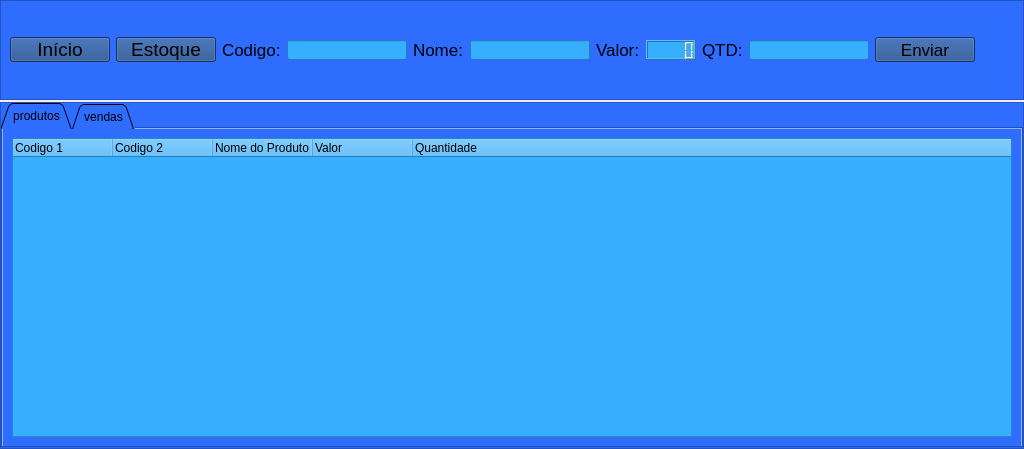
<?xml version="1.0" encoding="UTF-8"?>
<ui version="4.0">
 <class>MainWindow</class>
 <widget class="QMainWindow" name="MainWindow">
  <property name="geometry">
   <rect>
    <x>0</x>
    <y>0</y>
    <width>1024</width>
    <height>449</height>
   </rect>
  </property>
  <property name="windowTitle">
   <string>MainWindow</string>
  </property>
  <widget class="QWidget" name="centralwidget">
   <layout class="QVBoxLayout" name="verticalLayout">
    <property name="spacing">
     <number>2</number>
    </property>
    <property name="leftMargin">
     <number>0</number>
    </property>
    <property name="topMargin">
     <number>0</number>
    </property>
    <property name="rightMargin">
     <number>0</number>
    </property>
    <property name="bottomMargin">
     <number>0</number>
    </property>
    <item>
     <widget class="QFrame" name="frame_3">
      <property name="minimumSize">
       <size>
        <width>0</width>
        <height>100</height>
       </size>
      </property>
      <property name="maximumSize">
       <size>
        <width>16777215</width>
        <height>100</height>
       </size>
      </property>
      <property name="styleSheet">
       <string notr="true">background-color: rgb(46, 109, 255); </string>
      </property>
      <property name="frameShape">
       <enum>QFrame::StyledPanel</enum>
      </property>
      <property name="frameShadow">
       <enum>QFrame::Raised</enum>
      </property>
      <layout class="QHBoxLayout" name="horizontalLayout">
       <property name="topMargin">
        <number>20</number>
       </property>
       <property name="bottomMargin">
        <number>20</number>
       </property>
       <item>
        <widget class="QPushButton" name="butto_inicio">
         <property name="minimumSize">
          <size>
           <width>100</width>
           <height>20</height>
          </size>
         </property>
         <property name="maximumSize">
          <size>
           <width>100</width>
           <height>25</height>
          </size>
         </property>
         <property name="font">
          <font>
           <pointsize>14</pointsize>
          </font>
         </property>
         <property name="styleSheet">
          <string notr="true">background-color: rgb(27, 70, 135);</string>
         </property>
         <property name="text">
          <string>Início</string>
         </property>
        </widget>
       </item>
       <item>
        <widget class="QPushButton" name="button_estoque">
         <property name="minimumSize">
          <size>
           <width>100</width>
           <height>20</height>
          </size>
         </property>
         <property name="maximumSize">
          <size>
           <width>100</width>
           <height>25</height>
          </size>
         </property>
         <property name="font">
          <font>
           <pointsize>14</pointsize>
          </font>
         </property>
         <property name="styleSheet">
          <string notr="true">background-color: rgb(27, 70, 135);</string>
         </property>
         <property name="text">
          <string>Estoque</string>
         </property>
        </widget>
       </item>
       <item>
        <widget class="QLabel" name="label">
         <property name="maximumSize">
          <size>
           <width>16777214</width>
           <height>16777215</height>
          </size>
         </property>
         <property name="font">
          <font>
           <pointsize>13</pointsize>
          </font>
         </property>
         <property name="text">
          <string>Codigo:</string>
         </property>
        </widget>
       </item>
       <item>
        <widget class="QLineEdit" name="lineEdit">
         <property name="minimumSize">
          <size>
           <width>120</width>
           <height>20</height>
          </size>
         </property>
         <property name="maximumSize">
          <size>
           <width>120</width>
           <height>20</height>
          </size>
         </property>
         <property name="styleSheet">
          <string notr="true">background-color: rgb(55, 175, 255);</string>
         </property>
        </widget>
       </item>
       <item>
        <widget class="QLabel" name="label_2">
         <property name="font">
          <font>
           <pointsize>13</pointsize>
          </font>
         </property>
         <property name="text">
          <string>Nome:</string>
         </property>
        </widget>
       </item>
       <item>
        <widget class="QLineEdit" name="lineEdit_2">
         <property name="minimumSize">
          <size>
           <width>120</width>
           <height>20</height>
          </size>
         </property>
         <property name="maximumSize">
          <size>
           <width>120</width>
           <height>20</height>
          </size>
         </property>
         <property name="styleSheet">
          <string notr="true">background-color: rgb(55, 175, 255);</string>
         </property>
        </widget>
       </item>
       <item>
        <widget class="QLabel" name="label_3">
         <property name="font">
          <font>
           <pointsize>13</pointsize>
          </font>
         </property>
         <property name="text">
          <string>Valor:</string>
         </property>
        </widget>
       </item>
       <item>
        <widget class="QLCDNumber" name="lcdNumber">
         <property name="minimumSize">
          <size>
           <width>50</width>
           <height>20</height>
          </size>
         </property>
         <property name="maximumSize">
          <size>
           <width>50</width>
           <height>20</height>
          </size>
         </property>
         <property name="styleSheet">
          <string notr="true">background-color: rgb(55, 175, 255);</string>
         </property>
        </widget>
       </item>
       <item>
        <widget class="QLabel" name="label_4">
         <property name="font">
          <font>
           <pointsize>13</pointsize>
          </font>
         </property>
         <property name="text">
          <string>QTD:</string>
         </property>
        </widget>
       </item>
       <item>
        <widget class="QLineEdit" name="lineEdit_3">
         <property name="minimumSize">
          <size>
           <width>120</width>
           <height>20</height>
          </size>
         </property>
         <property name="maximumSize">
          <size>
           <width>120</width>
           <height>20</height>
          </size>
         </property>
         <property name="styleSheet">
          <string notr="true">background-color: rgb(55, 175, 255);</string>
         </property>
        </widget>
       </item>
       <item>
        <widget class="QPushButton" name="pushButton">
         <property name="minimumSize">
          <size>
           <width>100</width>
           <height>20</height>
          </size>
         </property>
         <property name="maximumSize">
          <size>
           <width>100</width>
           <height>25</height>
          </size>
         </property>
         <property name="font">
          <font>
           <pointsize>13</pointsize>
          </font>
         </property>
         <property name="styleSheet">
          <string notr="true">background-color: rgb(27, 70, 135);</string>
         </property>
         <property name="text">
          <string>Enviar</string>
         </property>
        </widget>
       </item>
       <item>
        <spacer name="horizontalSpacer">
         <property name="orientation">
          <enum>Qt::Horizontal</enum>
         </property>
         <property name="sizeHint" stdset="0">
          <size>
           <width>40</width>
           <height>20</height>
          </size>
         </property>
        </spacer>
       </item>
      </layout>
     </widget>
    </item>
    <item>
     <widget class="QFrame" name="frame">
      <property name="styleSheet">
       <string notr="true">background-color: rgb(46, 109, 255); </string>
      </property>
      <property name="frameShape">
       <enum>QFrame::StyledPanel</enum>
      </property>
      <property name="frameShadow">
       <enum>QFrame::Raised</enum>
      </property>
      <layout class="QVBoxLayout" name="verticalLayout_2">
       <property name="spacing">
        <number>0</number>
       </property>
       <property name="leftMargin">
        <number>0</number>
       </property>
       <property name="topMargin">
        <number>0</number>
       </property>
       <property name="rightMargin">
        <number>0</number>
       </property>
       <property name="bottomMargin">
        <number>0</number>
       </property>
       <item>
        <widget class="QTabWidget" name="tabela_de_produtos">
         <property name="enabled">
          <bool>true</bool>
         </property>
         <property name="styleSheet">
          <string notr="true">background-color: rgb(46, 109, 255); </string>
         </property>
         <property name="tabPosition">
          <enum>QTabWidget::North</enum>
         </property>
         <property name="tabShape">
          <enum>QTabWidget::Triangular</enum>
         </property>
         <property name="currentIndex">
          <number>0</number>
         </property>
         <widget class="QWidget" name="produtos">
          <attribute name="title">
           <string>produtos</string>
          </attribute>
          <layout class="QHBoxLayout" name="horizontalLayout_2">
           <item>
            <widget class="QTreeWidget" name="treeWidget">
             <property name="layoutDirection">
              <enum>Qt::LeftToRight</enum>
             </property>
             <property name="styleSheet">
              <string notr="true">background-color: rgb(55, 175, 255);</string>
             </property>
             <column>
              <property name="text">
               <string>Codigo 1</string>
              </property>
             </column>
             <column>
              <property name="text">
               <string>Codigo 2</string>
              </property>
             </column>
             <column>
              <property name="text">
               <string>Nome do Produto</string>
              </property>
             </column>
             <column>
              <property name="text">
               <string>Valor</string>
              </property>
             </column>
             <column>
              <property name="text">
               <string>Quantidade</string>
              </property>
             </column>
            </widget>
           </item>
          </layout>
         </widget>
         <widget class="QWidget" name="vendas">
          <attribute name="title">
           <string>vendas</string>
          </attribute>
          <layout class="QVBoxLayout" name="verticalLayout_4">
           <property name="spacing">
            <number>0</number>
           </property>
           <property name="leftMargin">
            <number>0</number>
           </property>
           <property name="topMargin">
            <number>0</number>
           </property>
           <property name="rightMargin">
            <number>0</number>
           </property>
           <property name="bottomMargin">
            <number>0</number>
           </property>
           <item>
            <widget class="QTreeWidget" name="treeWidget_2">
             <property name="layoutDirection">
              <enum>Qt::LeftToRight</enum>
             </property>
             <property name="styleSheet">
              <string notr="true">background-color: rgb(55, 175, 255);</string>
             </property>
             <column>
              <property name="text">
               <string>Codigo 1</string>
              </property>
             </column>
             <column>
              <property name="text">
               <string>Codigo 2</string>
              </property>
             </column>
             <column>
              <property name="text">
               <string>Nome do Produto</string>
              </property>
             </column>
             <column>
              <property name="text">
               <string>Valor</string>
              </property>
             </column>
             <column>
              <property name="text">
               <string>Quantidade</string>
              </property>
             </column>
            </widget>
           </item>
          </layout>
         </widget>
        </widget>
       </item>
      </layout>
     </widget>
    </item>
   </layout>
  </widget>
 </widget>
 <resources/>
 <connections/>
</ui>
